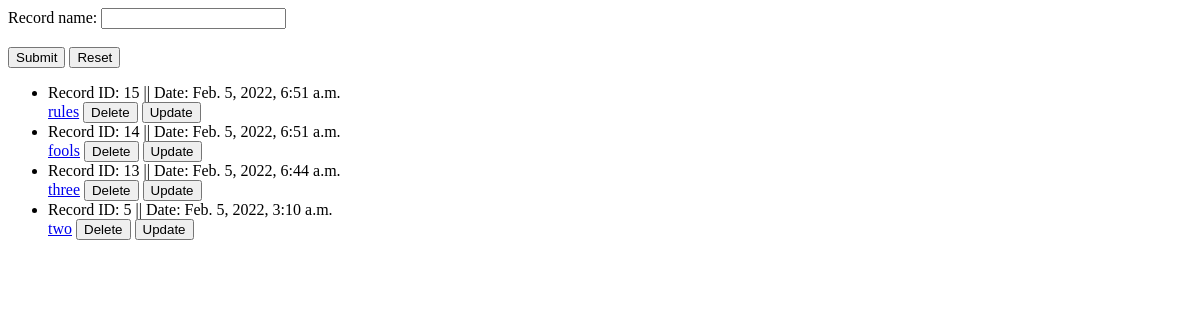
/display-all, run on an earlier commit of the app's database.
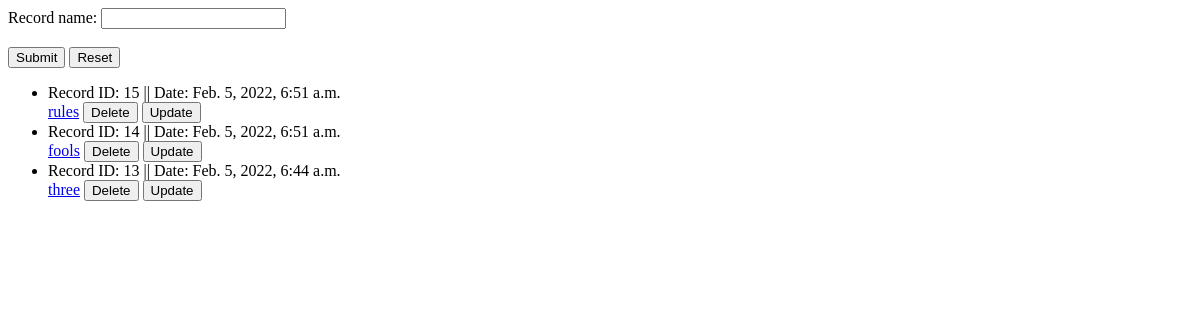
And on a later commit of the database.
### api/models.py (models this page shows, shortened)
class Record(models.Model):
    record_name = models.CharField(max_length=255)
    record_date = models.DateTimeField("date recorded", auto_now=True)

### api/views.py (the view)
# urls.py: path('display-all',views.get_all_records, name="display-all"),
@require_http_methods(["GET"])
def get_all_records(request):
    record_list = get_list_or_404(Record.objects.order_by("-record_date"))
    template = loader.get_template("api_template/index.html")
    formatted_record_list = [
        {
            "id": record.id,
            "name": record.record_name,
            "date": record.record_date,
        }
        for record in record_list
    ]
    context = {"latest_record_list": formatted_record_list}
    return HttpResponse(template.render(context, request))

### api/templates/api_template/index.html (shortened to what this page needs)
<form action="/create" method="post">
  <label for="record_name">Record name:</label>
  <input type="text" id="record_name" name="record_name"><br><br>
  <button type="submit" value="Submit">Submit</button>
  <button type="reset" value="Reset">Reset</button>
</form>
{% if latest_record_list %}
<ul>
  {% for record in latest_record_list %}
  <li>Record ID: {{record.id}} || Date: {{record.date}}</li>
  <a href="/display/{{ record.id }}/">{{ record.name }}</a>
  <a href="/delete/{{ record.id }}"><button type="submit" >Delete</button></a>
  <a href="/update/{{ record.id }}"><button type="submit" >Update</button></a>
  {% endfor %}
</ul>
{% else %}
<p>No records are available.</p>
{% endif %}

What changed in the data, as far as the page shows it:
removed Record: date "Feb. 5, 2022, 3:10 a.m.", name "two"
Also different on the page:
list line gone: "Record ID: 5 || Date: Delete Update"
